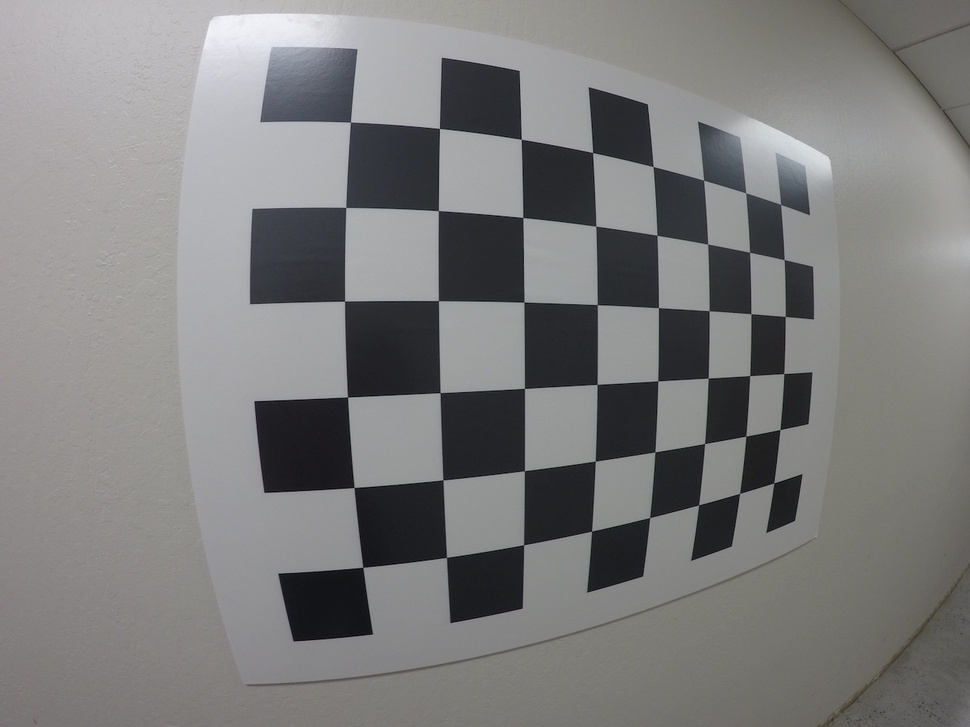
#> input picture img_chessboard/GOPR0032.jpg, 970 x 727 px, shrunk from 1280 x 960 before the run; its folder holds only this picture in this run
$ python calibrate.py
#> lines starting #> are read from the running program, lines starting #| are printed output that depends on the picture
import cv2
import glob
import numpy as np


rows = 6
columns = 8

images = glob.glob('img_chessboard/GOPR0*.jpg')
image_pts = []  # 2D coordinates of images
object_pts = []  # 3D coordinates of images in the world
object_pt = np.zeros((rows * columns, 3), np.float32)  # predefined 3D coord of 1 image
object_pt[:, :2] = np.mgrid[0:8, 0:6].T.reshape(-1, 2)

for filename in images:
    img = cv2.imread(filename)
#> img is the input picture: shape (727, 970, 3); mean B, G, R 124.7, 124.9, 125.1
    gray = cv2.cvtColor(img, cv2.COLOR_BGR2GRAY)
    found, corners = cv2.findChessboardCorners(gray, (columns, rows), None)
#> found = True; corners = 48 rows, first 8: [350.4, 122], [439.4, 128.4], [521.3, 139.2], [592.7, 152.7], [653.1, 166.5], [703.6, 180.2], [745.7, 192.7], [780.6, 204.5]

    if found:
        print(found, filename)
#| True img_chessboard/GOPR0032.jpg
        image_pts.append(corners)
        object_pts.append(object_pt)
        combined_img = cv2.drawChessboardCorners(img, (columns, rows), corners, found)
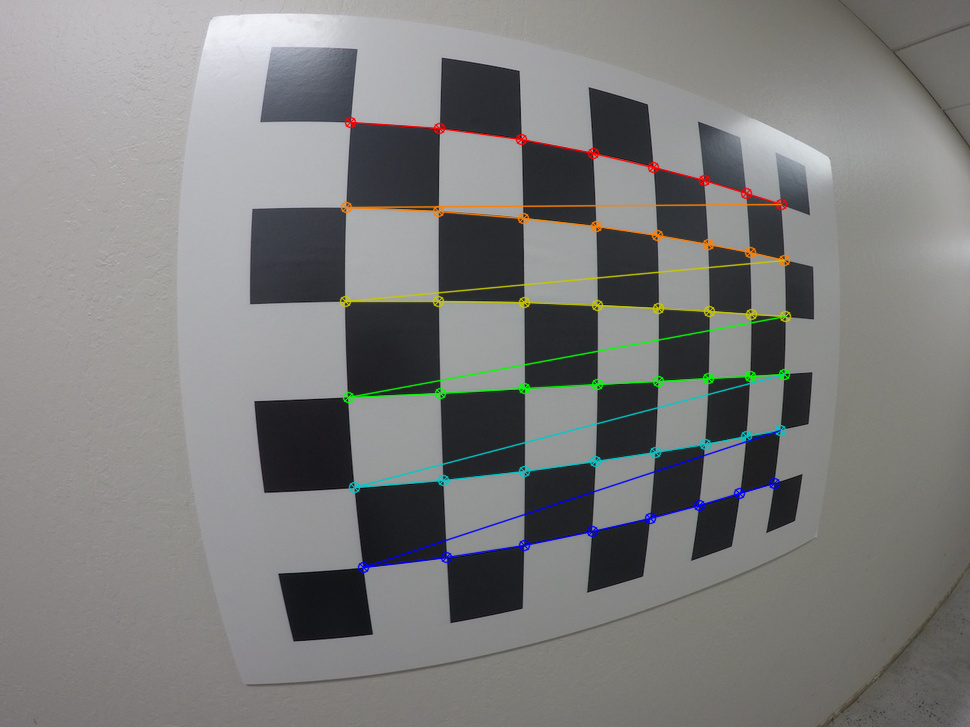
#> combined_img: shape (727, 970, 3); mean B, G, R 124.5, 125.5, 125.4
        # plt.imshow(combined_img)
        # plt.show()
        cv2.imwrite('detected/cb_' + filename.split('/')[-1], combined_img)

h, w = gray.shape[:2]
ret, mtx, dist, rvecs, tvecs = cv2.calibrateCamera(object_pts, image_pts, (w, h), None, None)
#> ret = 0.256; mtx = [[382.6, 0, 484.1], [0, 383.8, 375.4], [0, 0, 1]]; dist = [[-0.222, 0.0884, -0.000206, 0.0058, -0.0261]]; rvecs = ([0.0812, -0.295, -0.0252],); tvecs = ([-1.48, -2.76, 3.64],)

for filename in images:
    img = cv2.imread(filename)
    undistorted = cv2.undistort(img, mtx, dist, None, mtx)
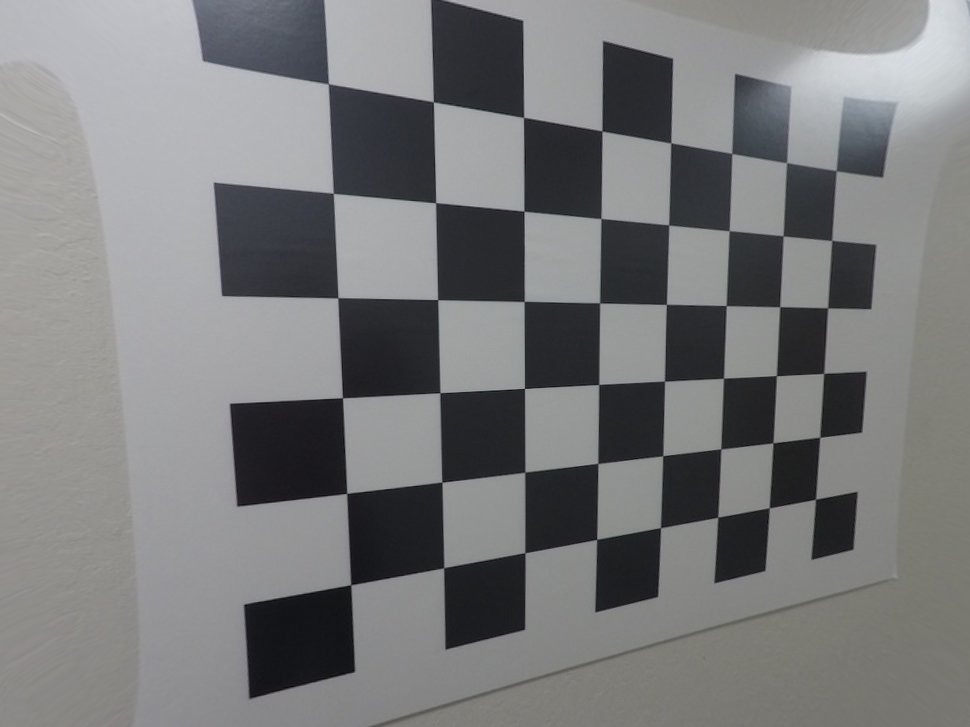
#> undistorted: shape (727, 970, 3); mean B, G, R 123.1, 122.2, 121.5
    cv2.imwrite('undistorted/un_' + filename.split('/')[-1]+'.png', undistorted)

$ run again, on img_chessboard/GOPR0036.jpg
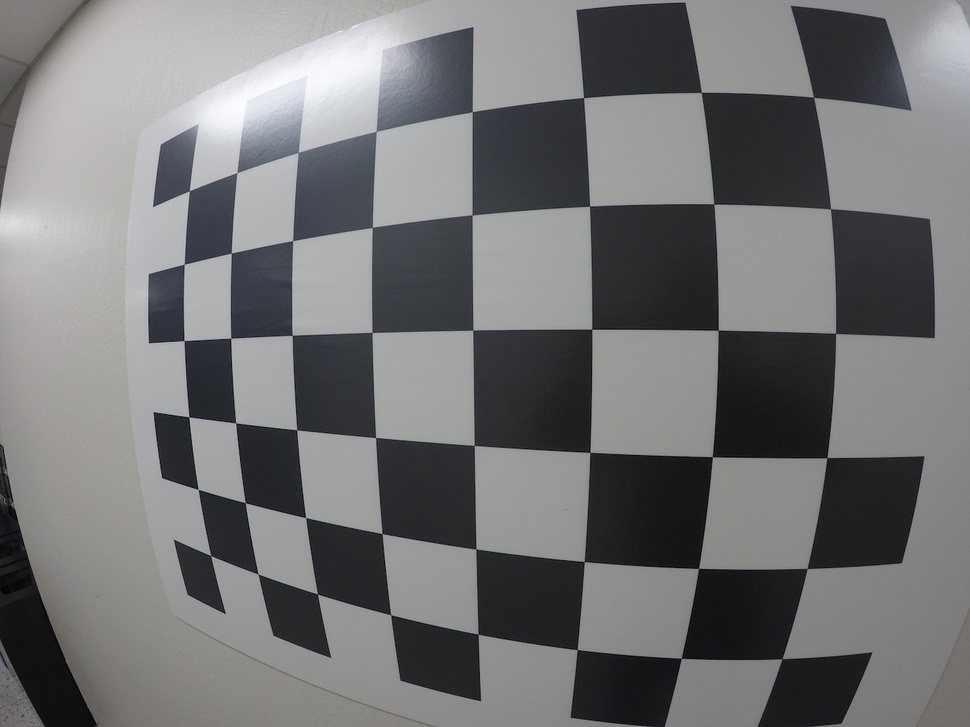
#> input picture img_chessboard/GOPR0036.jpg, 970 x 727 px, shrunk from 1280 x 960 before the run
#> img is the input picture: shape (727, 970, 3); mean B, G, R 116.9, 115.8, 115.7
#> found = True; corners = 48 rows, first 8: [189.4, 190.8], [236.8, 172.6], [298.5, 152.2], [376.3, 131.4], [472.1, 112], [583.4, 97.71], [701.1, 92.15], [813.4, 97.09]
#| True img_chessboard/GOPR0036.jpg
#> `combined_img = cv2.drawChessboardCorners(img, (columns, rows), corners..`:
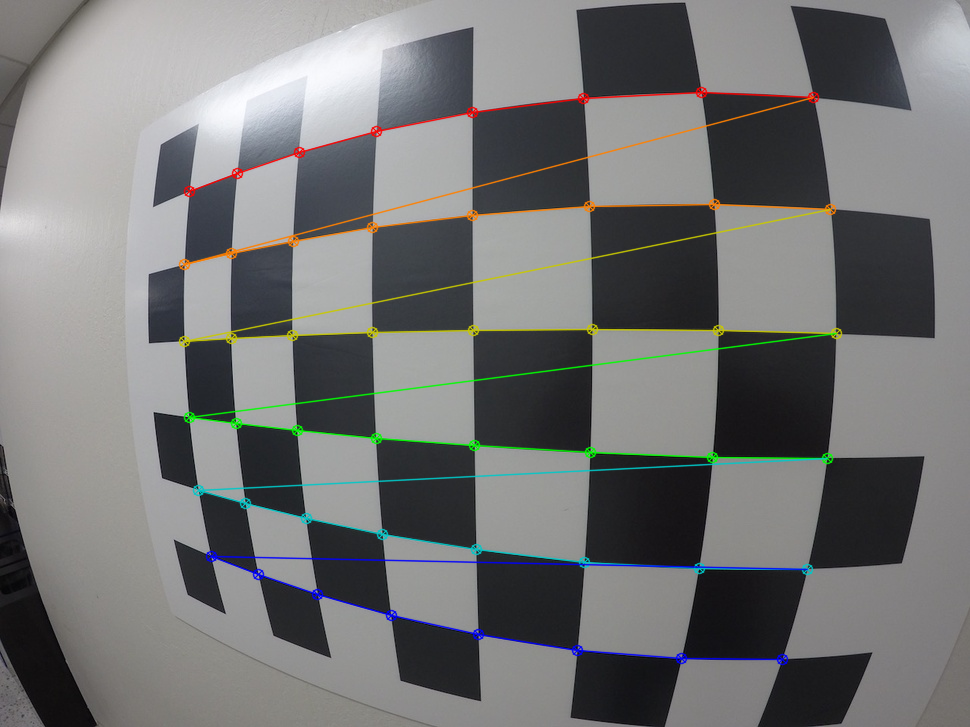
#> combined_img: shape (727, 970, 3); mean B, G, R 116.5, 116.5, 115.9
#> ret = 0.351; mtx = [[481.8, 0, 486.2], [0, 478.6, 383.4], [0, 0, 1]]; dist = [[-0.32, 0.137, -0.00242, 0.00152, -0.0312]]; rvecs = ([0.0991, 0.329, 0.00705],); tvecs = ([-3.92, -2.54, 5.14],)
#> `undistorted = cv2.undistort(img, mtx, dist, None, mtx)`:
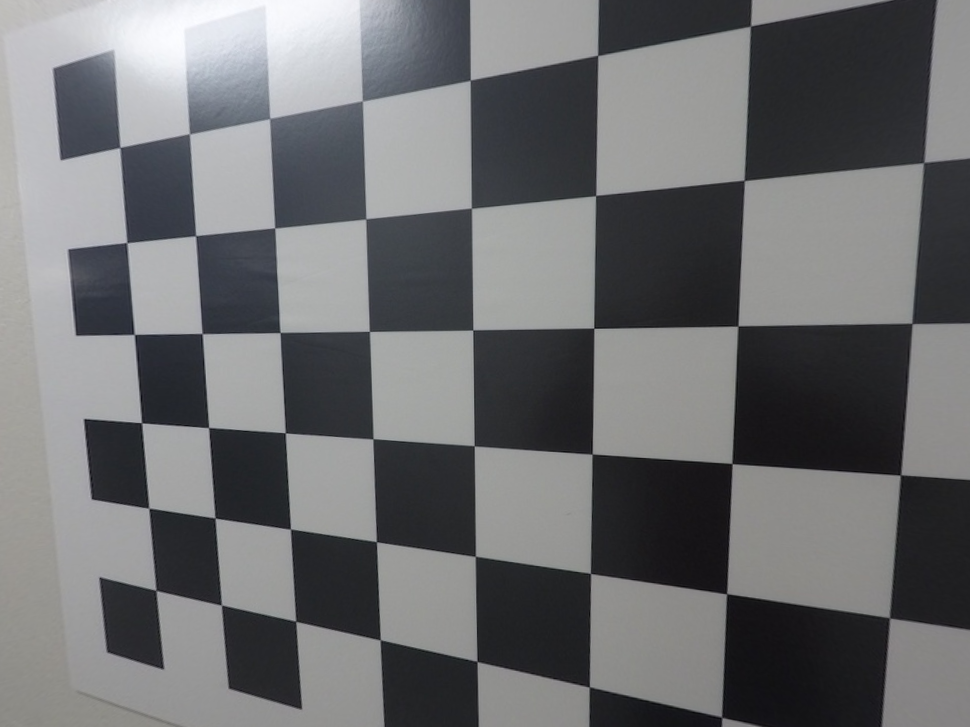
#> undistorted: shape (727, 970, 3); mean B, G, R 111.8, 110, 109.2

$ run again, on img_chessboard/GOPR0037.jpg
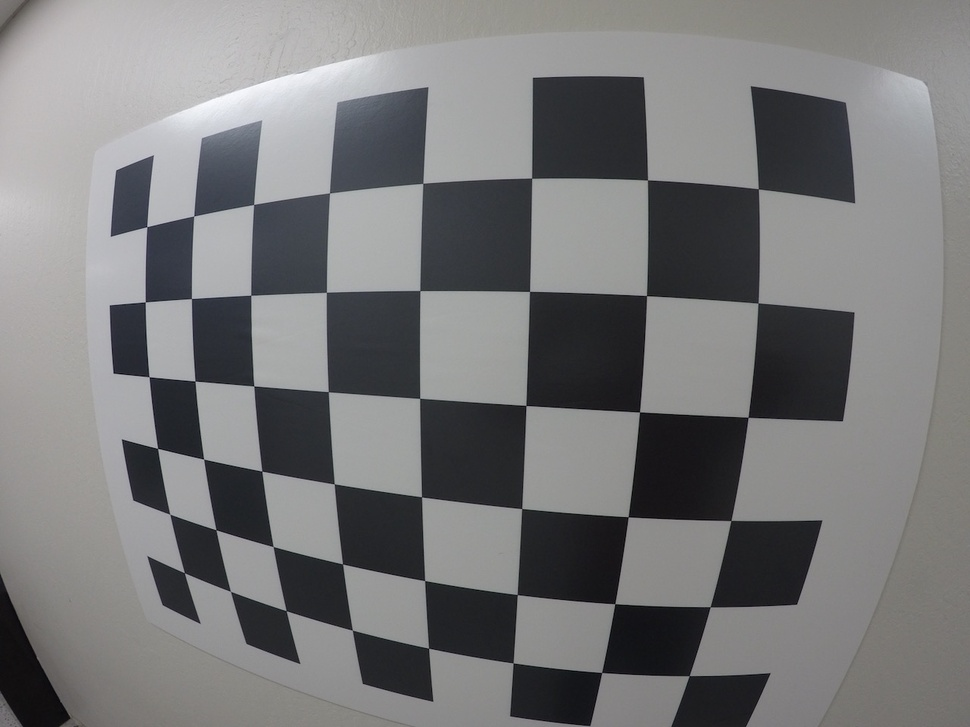
#> input picture img_chessboard/GOPR0037.jpg, 970 x 727 px, shrunk from 1280 x 960 before the run
#> img is the input picture: shape (727, 970, 3); mean B, G, R 120.6, 119.8, 119.7
#> found = True; corners = 48 rows, first 8: [146.9, 227], [193.6, 216], [253.6, 204.4], [329.5, 192.9], [423, 183], [531.8, 178.1], [647.5, 179.8], [758.1, 189]
#| True img_chessboard/GOPR0037.jpg
#> `combined_img = cv2.drawChessboardCorners(img, (columns, rows), corners..`:
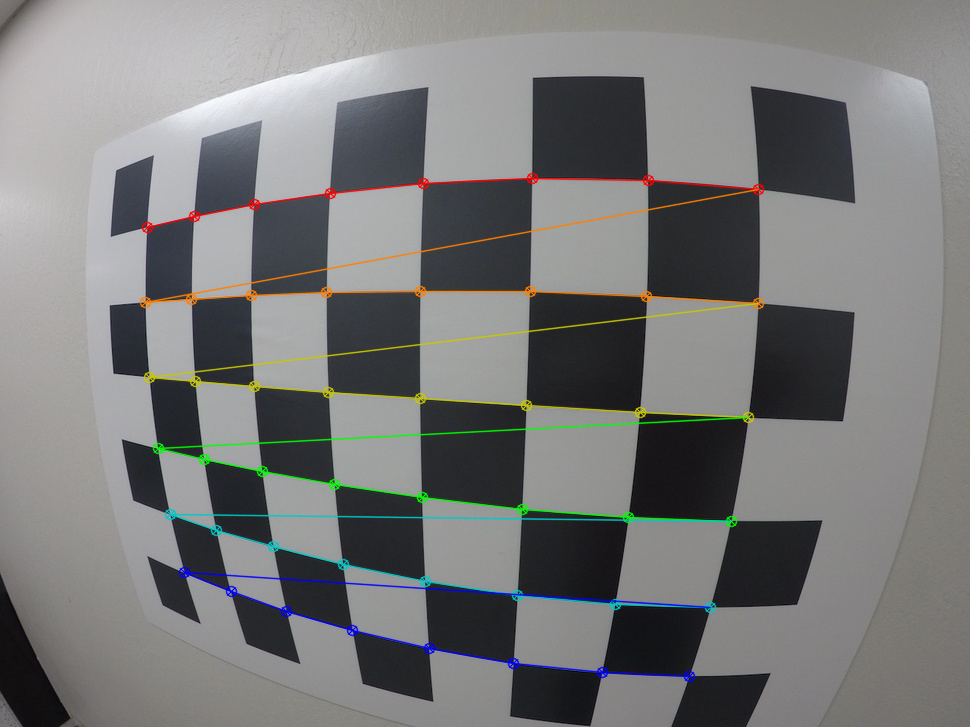
#> combined_img: shape (727, 970, 3); mean B, G, R 120.3, 120.5, 120
#> ret = 0.278; mtx = [[463.4, 0, 489.1], [0, 462.9, 381.7], [0, 0, 1]]; dist = [[-0.302, 0.135, -0.00144, 0.000396, -0.0372]]; rvecs = ([0.16, 0.213, 0.0371],); tvecs = ([-4.52, -2.03, 4.81],)
#> `undistorted = cv2.undistort(img, mtx, dist, None, mtx)`:
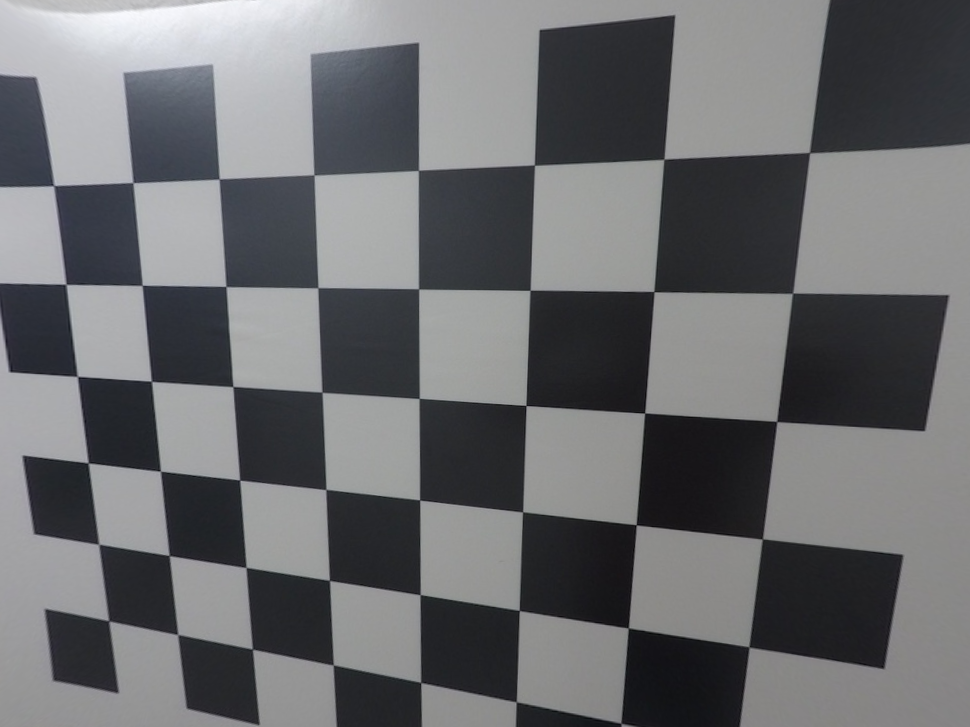
#> undistorted: shape (727, 970, 3); mean B, G, R 110.5, 108.1, 107.1

$ run again, on img_chessboard/GOPR0038.jpg
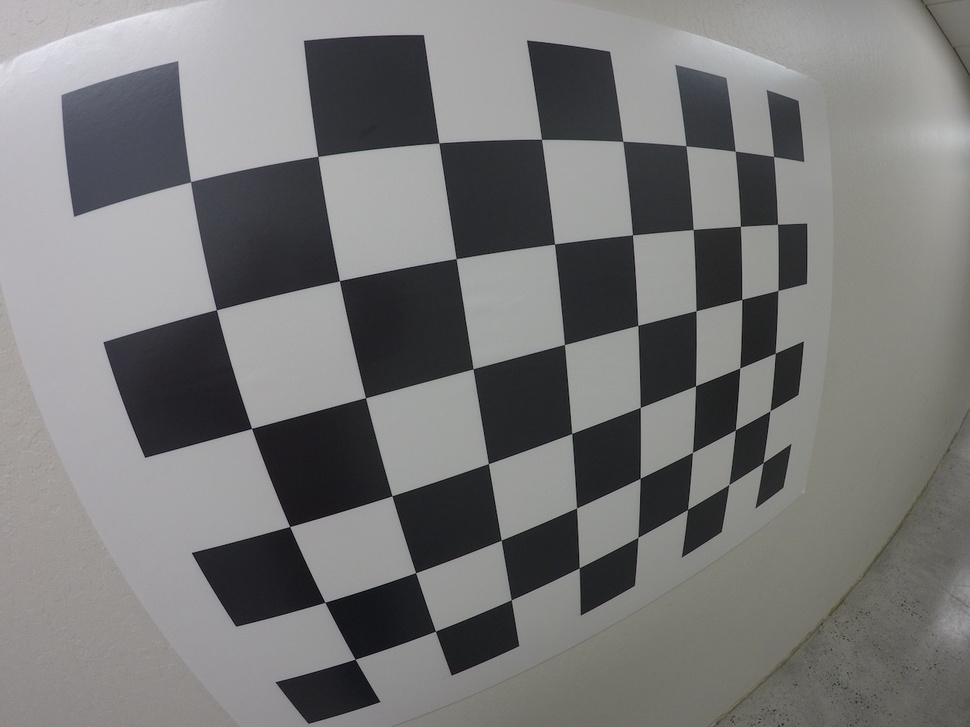
#> input picture img_chessboard/GOPR0038.jpg, 970 x 727 px, shrunk from 1280 x 960 before the run
#> img is the input picture: shape (727, 970, 3); mean B, G, R 120, 120.3, 120.5
#> found = True; corners = 48 rows, first 8: [190.5, 181.8], [317.9, 156.3], [438.9, 143], [541.5, 139.1], [622.9, 141.1], [686.1, 146], [735.2, 151.1], [773.7, 156.6]
#| True img_chessboard/GOPR0038.jpg
#> `combined_img = cv2.drawChessboardCorners(img, (columns, rows), corners..`:
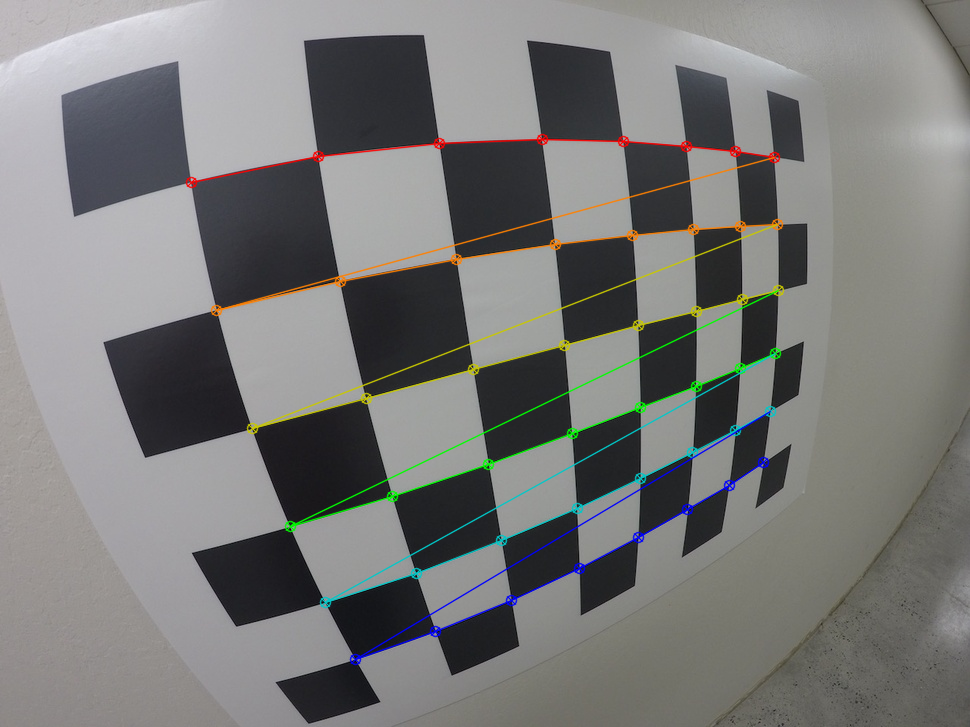
#> combined_img: shape (727, 970, 3); mean B, G, R 119.7, 121, 120.8
#> ret = 0.272; mtx = [[439, 0, 491.6], [0, 434.7, 386.2], [0, 0, 1]]; dist = [[-0.266, 0.0989, -0.00351, 0.00159, -0.0228]]; rvecs = ([0.303, -0.41, -0.207],); tvecs = ([-2.23, -1.52, 2.61],)
#> `undistorted = cv2.undistort(img, mtx, dist, None, mtx)`:
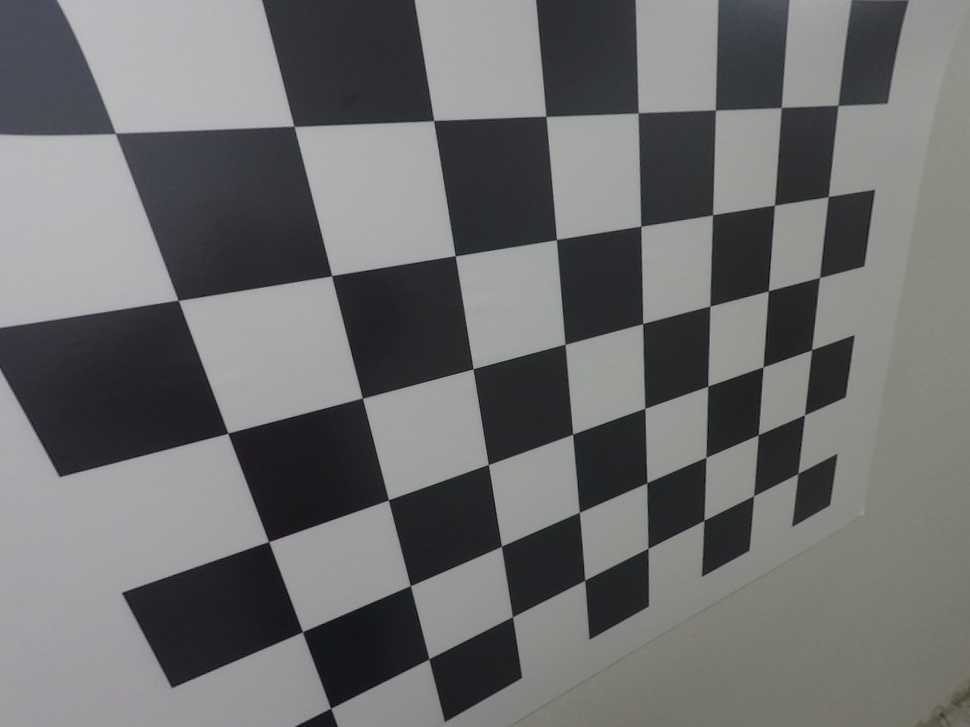
#> undistorted: shape (727, 970, 3); mean B, G, R 110.8, 110.6, 110.3
